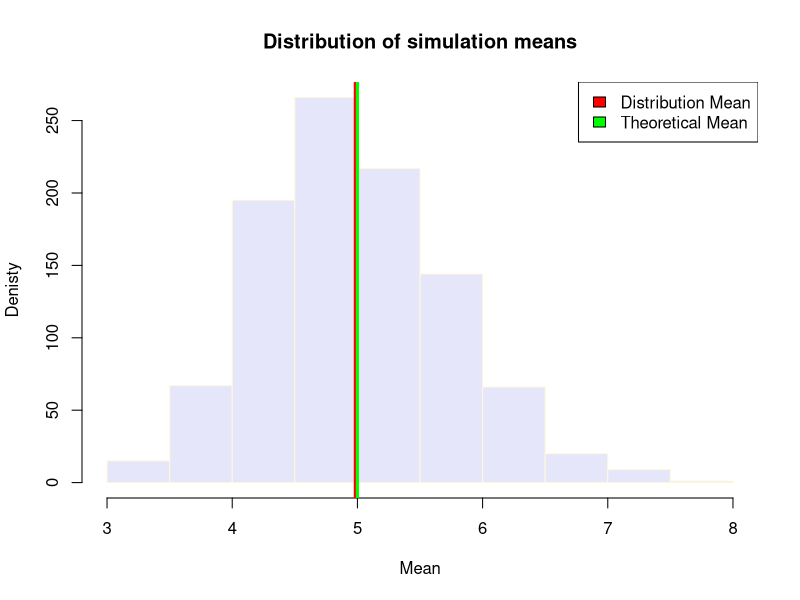
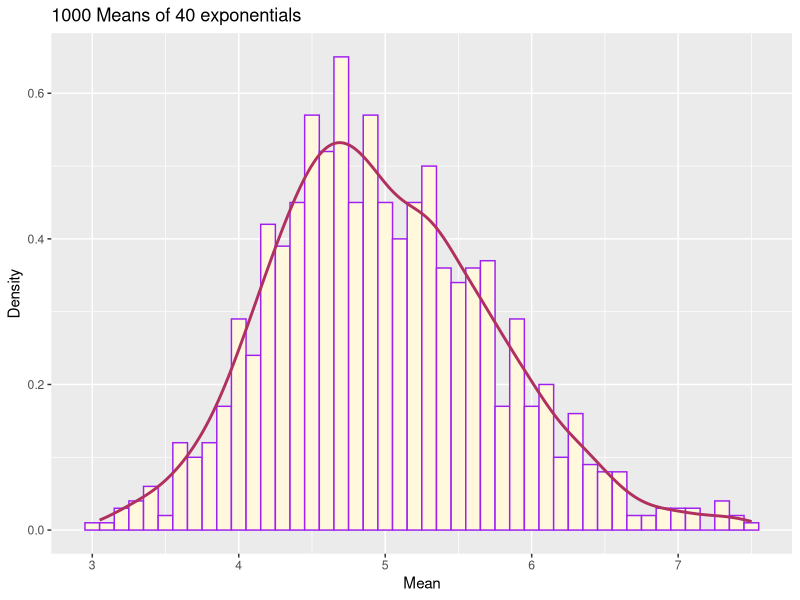

Recreate these plots in R, in order.
## ---- chunk 1
#libraries
    library(knitr)
    library(ggplot2)
#Set variables for simulations> sim; number of exponentials>n; lambda>lambda
    sim=1000
    n=40
    lambda=0.2
#Simulate and clculate the mean for 1000 simulations of 40 exponentials
    set.seed(7)
    simexp=replicate(sim,rexp(n,lambda))
    simmean=apply(simexp,2,mean)
## ---- chunk 2
#Distribution mean
    distmean=mean(simmean)
#Theoetical mean
    theomean=1/lambda
#Comparing distribution mean and theoretical mean
    meandiff=theomean-distmean
    cat("Distribution mean=",round(distmean,3),", Theoretical mean=",round(theomean,3),", Difference= ",round(meandiff,3))
#Plotting the means of the simulations
    hist(simmean, col="lavender",ylab="Denisty",main="Distribution of simulation means",xlab="Mean",border="cornsilk")
    abline(v=distmean, col="red",lwd=3)
    abline(v=theomean, col="green",lwd=3)
    legend("topright",legend=c("Distribution Mean","Theoretical Mean"),fill=c("red","green"))
## ---- chunk 3
#Distribution mean
    distsd=sd(simmean)    
    distvar=distsd^2
#Theoetical mean
    theosd=theomean/sqrt(n)
    theovar=theosd^2
    vardiff=theovar-distvar
#Comparing distribution mean and theoretical mean
    cat("Distribution var=",round(distvar,3),", Theoretical var=",round(theovar,3),", Difference = ", round(vardiff,3))
## ---- chunk 4
#Plotting the simulated means    
    x=ggplot(data.frame(simmean), aes(x=simmean))
    x=x+geom_histogram(aes(y=..density..),color="purple",fill="cornsilk",binwidth=0.1)
    x<-x+scale_fill_hue(c=45, l=80)
    x<-x+xlab("Mean")
    x<-x+ylab("Density")
    x<-x+ggtitle("1000 Means of 40 exponentials")
    x= x+geom_density(colour="maroon", size=1)
    x
